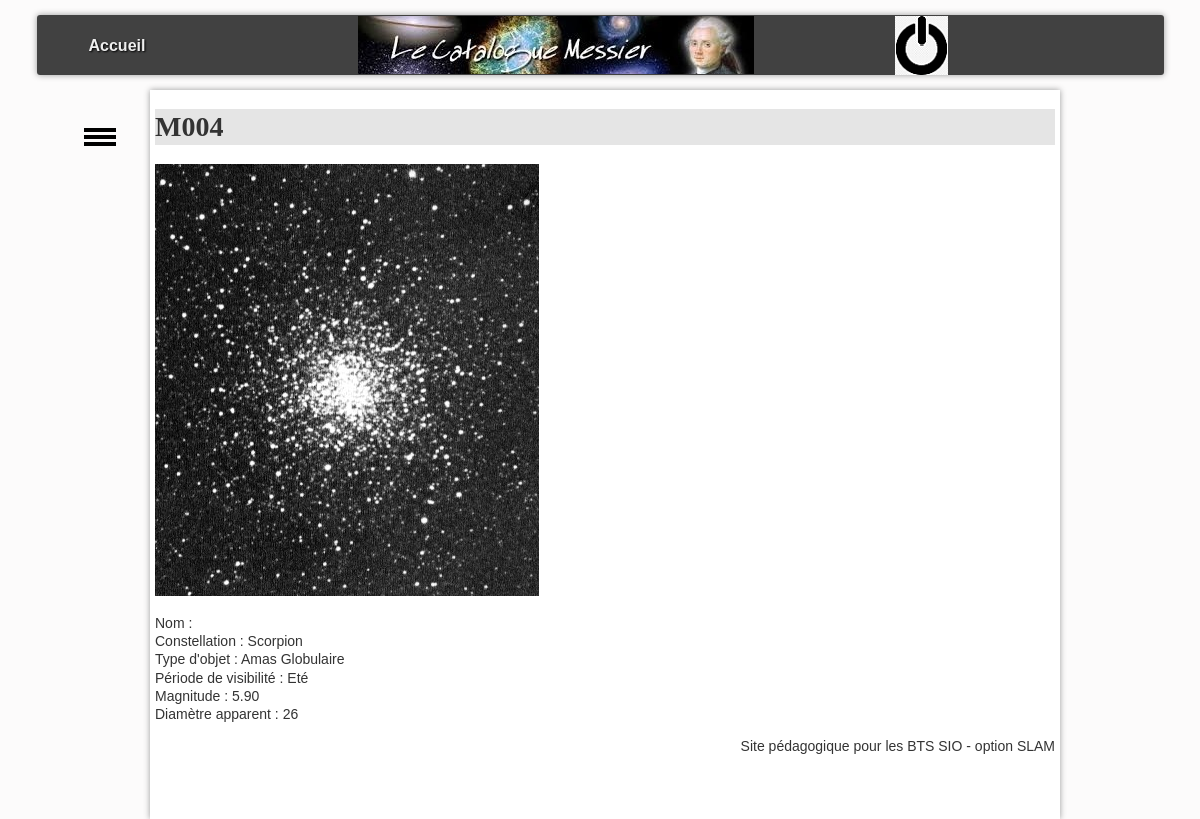
Page /SiteMessier2020-Login/SiteMessier2020-Login/?action=detail&numero=M004 on the committed database.
### tables this page shows
CREATE TABLE IF NOT EXISTS `objet` (
  `numero` char(4) NOT NULL,
  `nomCommun` varchar(40) DEFAULT NULL,
  `constellation` varchar(40) DEFAULT NULL,
  `codeType` char(2) DEFAULT NULL,
  `periodeVisibilite` varchar(10) DEFAULT NULL,
  `magnitude` double(15,2) DEFAULT NULL,
  `diametreApparent` varchar(20) DEFAULT NULL,
  PRIMARY KEY (`numero`),
  KEY `codeType` (`codeType`)
);

CREATE TABLE IF NOT EXISTS `typeobjet` (
  `code` char(2) NOT NULL,
  `libelle` varchar(30) DEFAULT NULL,
  PRIMARY KEY (`code`),
  KEY `code` (`code`)
);

### SiteMessier2020-Login/SiteMessier2020-Login/controleur/ctrlDetailObjet.php (called while the page is built, shortened)
<?php
include_once "$racine/modele/modeleObjetDAO.php";
$numero = $_GET["numero"];
$unObjet = ObjetDAO::getObjetByNumero($numero);
$laPhoto = $unObjet[0]['numero'].".jpg";
include "$racine/vue/vueEntete.php";
include "$racine/vue/vueDetailObjet.php";
include "$racine/vue/vuePied.php";
?>

### SiteMessier2020-Login/SiteMessier2020-Login/index.php (called while the page is built, shortened)
<?php
include "getRacine.php";
if (isset($_GET["action"])){
    $action = $_GET["action"];
}
else{
    $action = "defaut";
}
$fichier = controleurPrincipal($action);
include "$racine/controleur/$fichier";
?>

### SiteMessier2020-Login/SiteMessier2020-Login/modele/connexion.php (called while the page is built, shortened)
<?php
   class Connexion{
        private static $connexion;
        public static function getInstance(){
            if(!self::$connexion){
                try {
                    $serveur = 'mysql:host=localhost:3306';
                    $bdd = 'dbname=site_messier';
                    $user = 'root' ;
                    $mdp = '' ;
                    self::$connexion = new PDO($serveur.';'.$bdd, $user, $mdp);
                    self::$connexion->query("SET CHARACTER SET utf8");
                } catch (PDOException $e) {
                        throw new Exception("Erreur à  la connexion \n" . $e->getMessage());
                }
            }
            return self::$connexion;
        }
     }
?>

### SiteMessier2020-Login/SiteMessier2020-Login/modele/modeleObjetDAO.php (called while the page is built, shortened)
<?php
    require_once("connexion.php");
    class ObjetDAO{
        public static function getObjetByNumero($numeroObj) {
            $resultat = array();
            try {
                $req = Connexion::getInstance()->prepare("SELECT * FROM objet join typeObjet ON codeType = code WHERE numero = :numeroObj");
                $req->bindValue(':numeroObj', $numeroObj, PDO::PARAM_STR);
                $req->execute();
                while ($ligne = $req->fetch(PDO::FETCH_ASSOC)) {
                    $resultat[] = $ligne;
                }
                return $resultat;
            }
            catch(PDOException $e) {
                print "Erreur !: " . $e->getMessage();
                die();
            }
        }
    }
?>

### SiteMessier2020-Login/SiteMessier2020-Login/vue/vueDetailObjet.php (the view)
<h1><?= $unObjet[0]['numero']; ?></h1>
<p id="principal">
    <img src="photos/<?= $laPhoto ?>" alt="photo de l'objet" />
    <br />
    <br />
    <?= "Nom : ". $unObjet[0]['nomCommun']; ?>    <br />
    <?= "Constellation : ". $unObjet[0]['constellation']; ?>    <br />
    <?= "Type d'objet : ". $unObjet[0]['libelle']; ?>    <br />
    <?= "Période de visibilité : ". $unObjet[0]['periodeVisibilite']; ?>    <br />
    <?= "Magnitude : ". $unObjet[0]['magnitude']; ?>    <br />
    <?= "Diamètre apparent : ". $unObjet[0]['diametreApparent']; ?>        <br />
</p>

### SiteMessier2020-Login/SiteMessier2020-Login/css/base.css (style rules this page uses)
:root { --largeurPage: 900px; --largeurMenuCont: 200px; --margeCalc: calc((100% - var(--largeurPage)) / 2); --margeMenuHaut: 15px; --hauteurMenuGene: 60px; --coulA1: #5A7694; --coulA2: #D7E5ED; --coulB1: #566459; --coulB2: #90974A; --coulC: #CDBCA0; --fondC: #fcfbfb; --padding_cote: 5px; }
body { font-family: Arial; color: #333; font-size: 14px; line-height: 1.3; scroll-behavior: smooth; background-color: var(--fondC); }

### SiteMessier2020-Login/SiteMessier2020-Login/css/cgu.css (style rules this page uses)
h1,h2,h3,h4 { font-family: Futura; background-color : rgba(0,0,0,0.1); }

### rows in the picture
objet: numero "M004", numero (picture), constellation "Scorpion", codeType.libelle "Amas Globulaire", periodeVisibilite "Eté", magnitude "5.90", diametreApparent "26"
